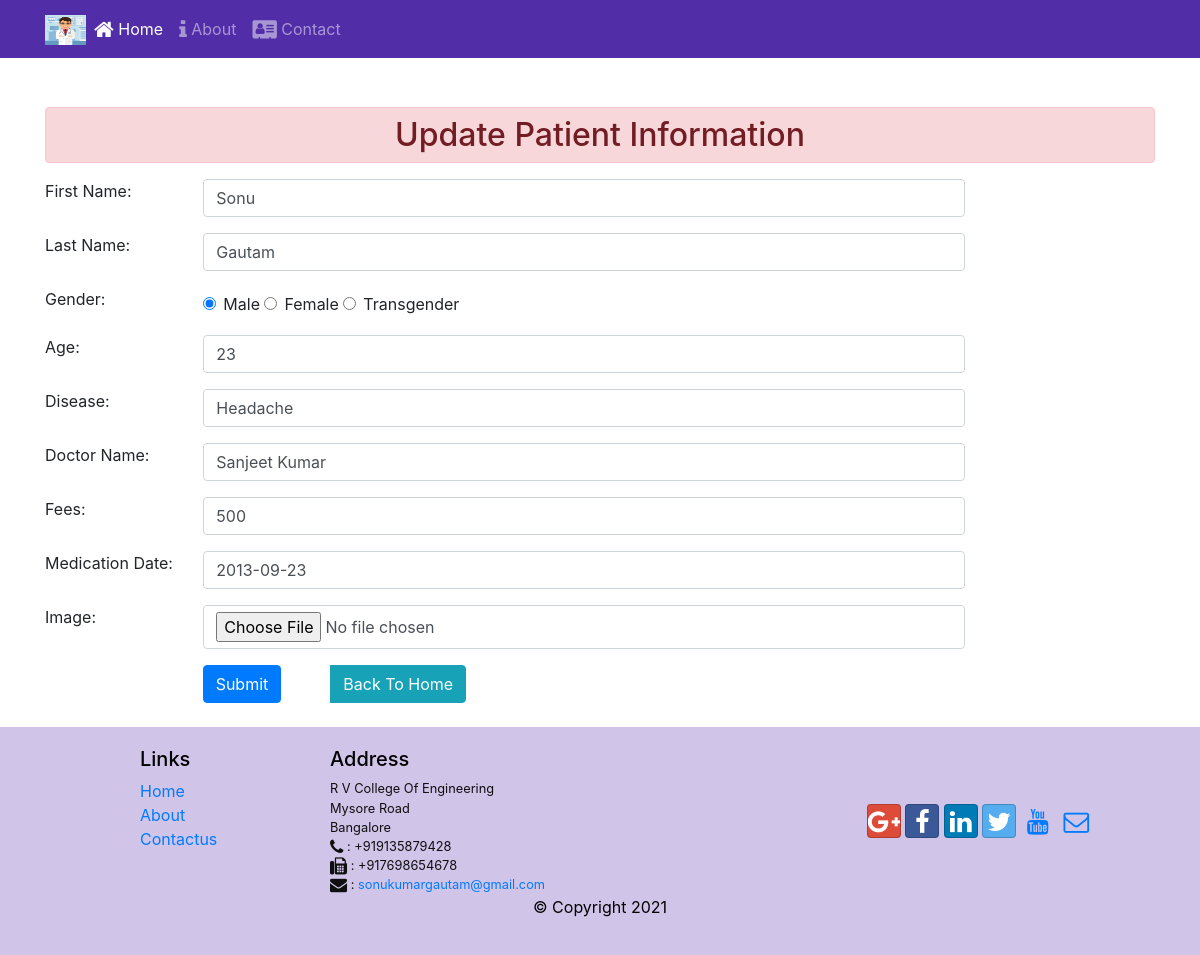
Page /19/ on the committed database.
### patientapp/models.py (models this page shows)
class Patient(models.Model):
    first_name=models.CharField(max_length=50)
    last_name=models.CharField(max_length=50)
    gender=models.CharField(max_length=60)
    age=models.IntegerField()
    disease=models.CharField(max_length=100)
    doctor_name=models.CharField(max_length=50)
    fees=models.IntegerField(default=500)
    medicationdate=models.DateField()
    profile_img=models.ImageField(upload_to="profileimg",default="profile_image.jpg",blank=True)

### patientapp/views.py (the view)
# urls.py: path('<int:id>/',views.update_data,name='updatedata'),
def update_data(request,id):
    if request.method=="POST":
        pi=Patient.objects.get(pk=id)
        pr=PatientRegister(request.POST,request.FILES,instance=pi)
        if pr.is_valid():
            pr.save()
            messages.success(request,"Information Updated Successfully!")
            return HttpResponseRedirect('updatedata')
    else:
        pi=Patient.objects.get(pk=id)
        pr=PatientRegister(instance=pi)
    return render(request,'updatedata.html',{'form':pr})

### patientapp/templates/updatedata.html (shortened to what this page needs)
{% extends "base.html" %}
{% block content %}
{% load static %}
<!DOCTYPE html>
<html>
    <head>
        <link rel="stylesheet" href="{% static 'css/update.css' %}">
    </head>
    <body>
        <div class="col-12 col-md-5 offset-md-3 offset-ml-1 mt-2">
        </div>
        <div class="container">
            <div class="row">
                <div class="col-12 col-md-12 mt-5">
                    <h2 class="alert alert-danger text-center p-2">Update Patient Information</h2>
                </div>
                <div class="col-12 col-md-10">
                    <form action="" method="post" enctype="multipart/form-data">
                        {% for fm in form %}
                          <div class="form-group row">
                              <div class="col-md-2">
                                {{fm.label_tag}}
                              </div>
                              <div class="col-md-10">
                                    {{fm}} <small class="text-danger">{{fm.errors|striptags}}</small>
                              </div>
                            </div>
                        {% endfor %}
                        <div class="form-group-row btn-group">
                            <div class="offset-md-7 col-md-7">
                                <button type="submit" class="btn btn-primary">Submit</button>
                            </div>
                            <a href="{% url 'home' %}" class="btn btn-info">Back To Home</a>
                        </div>
                    </form>
                </div>
            </div>
        </div>
    </body>
</html>
{% endblock content %}

### patientapp/static/css/styles.css (style rules this page uses)
body { padding: 50px 0px 0px 0px; z-index: 0; }

### patientapp/static/css/update.css (style rules this page uses)
#id_gender >li { display: inline-block; padding-right: 20px; }

### rows in the picture
Patient: form "Sonu" "Gautam" "☑ Gender: ☐ Female ☐ Transgender" "23" "Headache" "Sanjeet Kumar" "500" "2013-09-23"

### other values in the picture
{{ fm.label_tag }} "First Name:" "Last Name:" "Gender:" "Age:" "Disease:" "Doctor Name:" "Fees:" "Medication Date:" "Image:"
